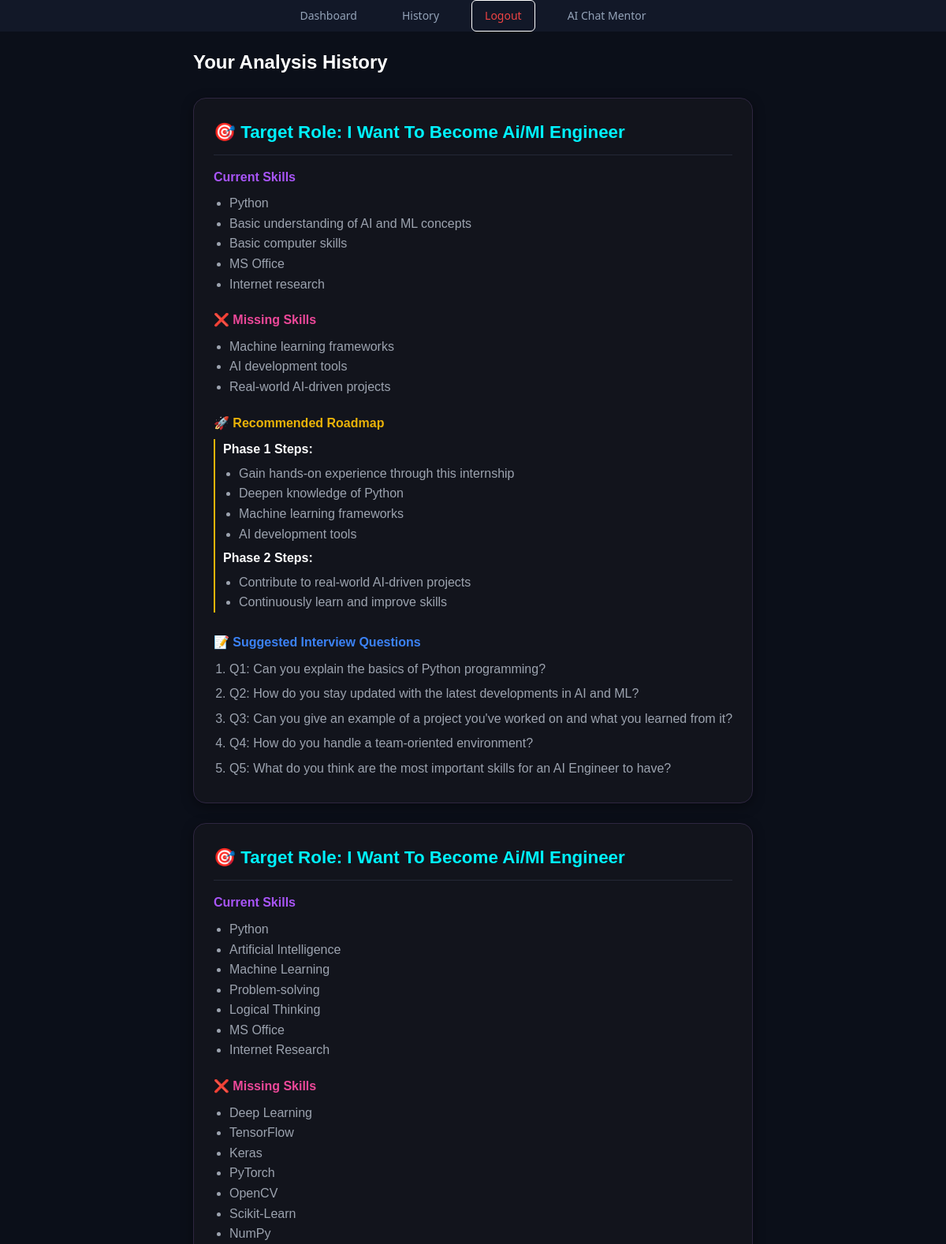
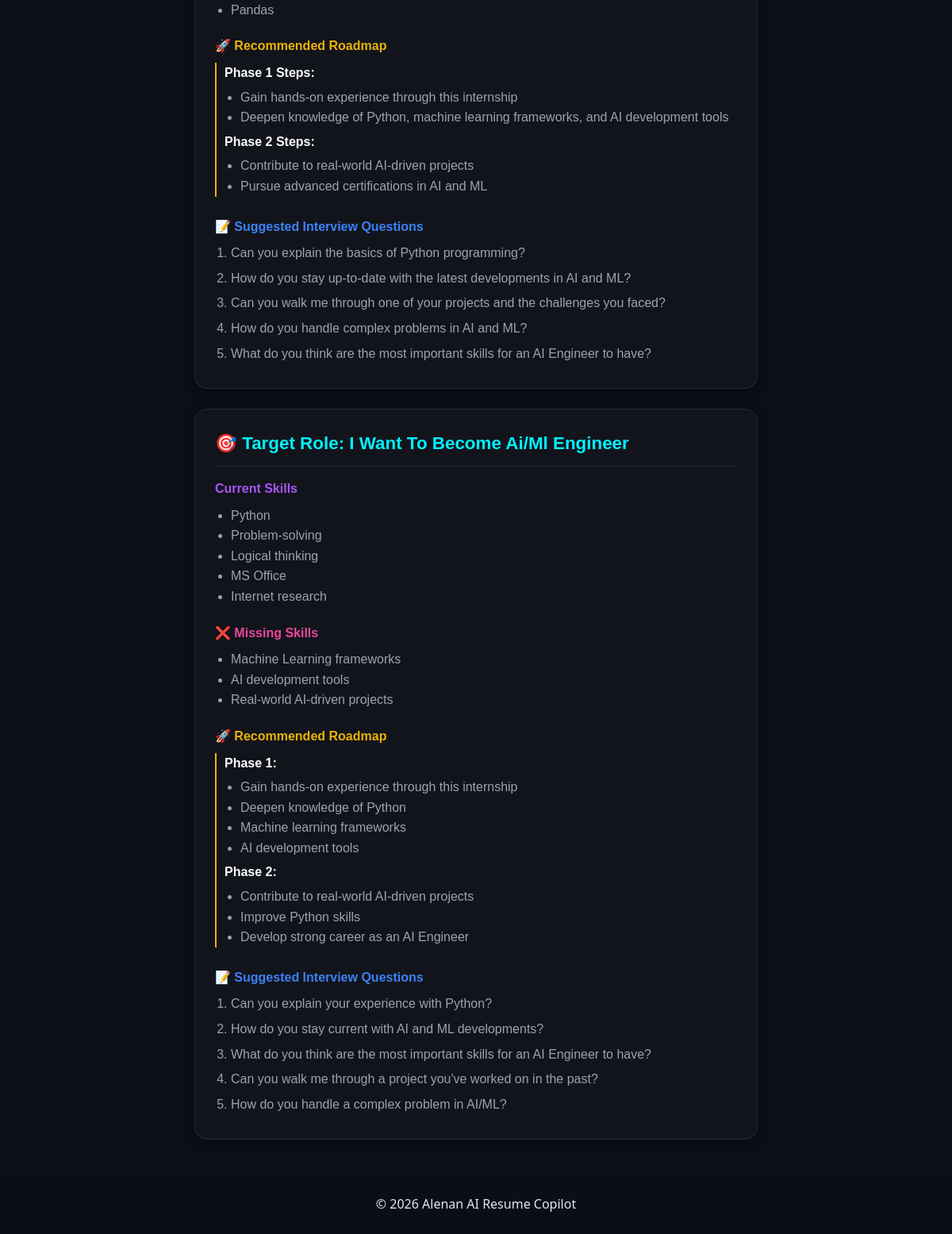
The app's page /history (signed in) with its own data (2 pictures, top to bottom).
### app/models.py (models this page shows)
class Report(Base):
    __tablename__ = "reports"
    id = Column(Integer, primary_key=True)
    user_id = Column(Integer, ForeignKey("users.id"))
    resume = Column(Text, nullable=False)
    role = Column(String(100), nullable=False)
    result = Column(Text, nullable=False)

### app/app.py (the view)
@app.route("/history")
def history():
    if "user" not in session:
        return redirect("/login")
    db = sessionLocal()
    user = db.query(User).filter_by(email=session["user"]).first()
    raw_reports = db.query(Report).filter_by(user_id=user.id).all()
    db.close()
    reports_data = []
    for report in raw_reports:
        try:
            parsed_result = json.loads(report.result)
        except Exception:
            parsed_result = {"skills": [], "missing_skills": [], "roadmap": {}, "interview_questions": []}
        reports_data.append({
            "role": report.role,
            "data": parsed_result
        })
    return render_template('history.html', reports=reports_data)

### app/templates/history.html
{% extends "base.html" %}
{% block content %}
<div class="history-container" style="padding: 20px; max-width: 850px; margin: 0 auto; font-family: 'Poppins', sans-serif;">
    <h2 style="color: #ffffff; margin-bottom: 25px; font-weight: 600;">Your Analysis History</h2>
    {% for report in reports %}
        <div style="border: 1px solid #2e2640; padding: 25px; margin-bottom: 25px; background: #12141c; border-radius: 16px; box-shadow: 0 4px 15px rgba(0,0,0,0.4);">
            <h3 style="color: #00f2fe; margin-top: 0; font-size: 1.4rem; text-transform: capitalize; border-bottom: 1px solid #242836; padding-bottom: 10px;">
                🎯 Target Role: {{ report.role }}
            </h3>
            <div style="display: flex; flex-direction: column; gap: 20px; margin-top: 15px;">
                <div>
                    <h4 style="color: #a855f7; margin: 0 0 8px 0;"> Current Skills</h4>
                    <ul style="margin: 0; padding-left: 20px; color: #9ca3af; line-height: 1.6;">
                        {% for skill in report.data.get('skills', []) %}
                            <li>{{ skill }}</li>
                        {% else %}
                            <li>No skills detected.</li>
                        {% endfor %}
                    </ul>
                </div>
                <div>
                    <h4 style="color: #ec4899; margin: 0 0 8px 0;">❌ Missing Skills</h4>
                    <ul style="margin: 0; padding-left: 20px; color: #9ca3af; line-height: 1.6;">
                        {% for m_skill in report.data.get('missing_skills', []) %}
                            <li>{{ m_skill }}</li>
                        {% else %}
                            <li>No missing skills identified!</li>
                        {% endfor %}
                    </ul>
                </div>
                <div>
                    <h4 style="color: #eab308; margin: 0 0 8px 0;">🚀 Recommended Roadmap</h4>
                    <div style="padding-left: 10px; border-left: 2px solid #eab308; margin-top: 5px;">
                        {% if report.data.get('roadmap') is mapping %}
                            {% for phase, steps in report.data.get('roadmap', {}).items() %}
                                <strong style="color: #ffffff; text-transform: capitalize; display: block; margin-top: 5px;">{{ phase }}:</strong>
                                <ul style="margin: 5px 0; padding-left: 20px; color: #9ca3af;">
                                    {% for step in steps %}
                                        <li>{{ step }}</li>
                                    {% endfor %}
                                </ul>
                            {% endfor %}
                        {% else %}
                            <p style="color: #6b7280; margin: 0;">Roadmap step-by-step detail unavailable.</p>
                        {% endif %}
                    </div>
                </div>
                <div>
                    <h4 style="color: #3b82f6; margin: 0 0 8px 0;">📝 Suggested Interview Questions</h4>
                    <ol style="margin: 0; padding-left: 20px; color: #9ca3af; line-height: 1.6;">
                        {% for q in report.data.get('interview_questions', []) %}
                            <li style="margin-bottom: 6px;">{{ q }}</li>
                        {% else %}
                            <li>No specific questions generated.</li>
                        {% endfor %}
                    </ol>
                </div>
            </div>
        </div>
    {% else %}
        <p style="color: #6b7280; text-align: center;">No history found yet. Go to Dashboard to analyze your resume!</p>
    {% endfor %}
</div>
{% endblock %}

### app/templates/base.html (shortened to what this page needs)
<!DOCTYPE html>
<html lang="en">
<head>
   <link rel="stylesheet" href="{{ url_for('static', filename='style.css') }}">
</head>
<body>
    <header>
        <div class="container">
            <nav>
                <a href="/dashboard">Dashboard</a>
                <a href="/history">History</a>
                <a href="/logout">Logout</a>
                <a href="/chat">AI Chat Mentor </a>
            </nav>
        </div>
    </header>
<main class="div container">
    {% block content %}
    {% endblock %}
</main>
<footer>
    &copy; 2026 Alenan AI Resume Copilot
</footer>
</body>
</html>

### app/static/style.css (style rules this page uses)
:root { --bg-main: #0B0F19; --bg-surface: #151B2C; --bg-surface-glow: #1E263E; --color-text: #E2E8F0; --color-muted: #94A3B8; --color-heading: #FFFFFF; --accent-primary: #38BDF8; --accent-primary-dark: #0284C7; --accent-secondary: #8B5CF6; --accent-emerald: #10B981; --accent-crimson: #EF4444; --accent-primary-glow: rgba(56, 189, 248, 0.15); --accent-emerald-glow: rgba(16, 185, 129, 0.12); --accent-secondary-glow: rgba(139, 92, 246, 0.12); --border-color: rgba(255, 255, 255, 0.08); --radius-lg: 16px; --radius-md: 10px; --shadow-main: 0 10px 30px -10px rgba(0, 0, 0, 0.7); --font-stack: 'Plus Jakarta Sans', system-ui, -apple-system, sans-serif; }
* { margin: 0; padding: 0; box-sizing: border-box; }
body { background-color: var(--bg-main); color: var(--color-text); font-family: var(--font-stack); line-height: 1.6; min-height: 100vh; display: flex; flex-direction: column; }
.container { width: 100%; max-width: 1200px; margin: 0 auto; padding: 0 24px; }
main { flex: 1; display: flex; flex-direction: column; padding-top: 40px; padding-bottom: 60px; }
header { background-color: rgba(21, 27, 44, 0.85); backdrop-filter: blur(12px); border-bottom: 1px solid var(--bordercolor); position: sticky; top: 0; z-index: 100; }
header nav { display: flex; align-items: center; justify-content: center; gap: 25px; width: 100%; padding: 0 24px; }
header nav a { color: var(--color-muted); text-decoration: none; font-size: 14px; font-weight: 500; padding: 8px 16px; border-radius: 6px; transition: all 0.25s ease; }
header nav a.btn-logout, header nav a[href*="logout"], header nav a[href*="Logout"] { border: 1px solid rgb(255, 255, 255); color: var(--accent-crimson); }
footer { border-top: 1px solid var(--bordercolor); padding: 24px 0; text-align: center; background-color: rgba(11, 15, 25, 0.5); margin-top: auto; }

### records on screen
Report: role "I Want To Become Ai/Ml Engineer", skill "Python" "Basic understanding of AI and ML concepts" "Basic computer skills" "MS Office" "Internet research", m_skill "Machine learning frameworks" "AI development tools" "Real-world AI-driven projects", items "Phase 1 Steps" "Phase 2 Steps", steps "Gain hands-on experience through this internship" "Deepen knowledge of Python" "Machine learning frameworks" "AI development tools" "Contribute to real-world AI-driven projects" "Continuously learn and improve skills", q "Q1: Can you explain the basics of Python programming?" "Q2: How do you stay updated with the latest developments in AI and ML?" "Q3: Can you give an example of a project you've worked on and what you learned from it?" "Q4: How do you handle a team-oriented environment?" "Q5: What do you think are the most important skills for an AI Engineer to have?"
Report: role "I Want To Become Ai/Ml Engineer", skill "Python" "Artificial Intelligence" "Machine Learning" "Problem-solving" "Logical Thinking" "MS Office" "Internet Research", m_skill "Deep Learning" "TensorFlow" "Keras" "PyTorch" "OpenCV" "Scikit-Learn" "NumPy" "Pandas", items "Phase 1 Steps" "Phase 2 Steps", steps "Gain hands-on experience through this internship" "Deepen knowledge of Python, machine learning frameworks, and AI development tools" "Contribute to real-world AI-driven projects" "Pursue advanced certifications in AI and ML", q "Can you explain the basics of Python programming?" "How do you stay up-to-date with the latest developments in AI and ML?" "Can you walk me through one of your projects and the challenges you faced?" "How do you handle complex problems in AI and ML?" "What do you think are the most important skills for an AI Engineer to have?"
Report: role "I Want To Become Ai/Ml Engineer", skill "Python" "Problem-solving" "Logical thinking" "MS Office" "Internet research", m_skill "Machine Learning frameworks" "AI development tools" "Real-world AI-driven projects", items "Phase 1" "Phase 2", steps "Gain hands-on experience through this internship" "Deepen knowledge of Python" "Machine learning frameworks" "AI development tools" "Contribute to real-world AI-driven projects" "Improve Python skills" "Develop strong career as an AI Engineer", q "Can you explain your experience with Python?" "How do you stay current with AI and ML developments?" "What do you think are the most important skills for an AI Engineer to have?" "Can you walk me through a project you've worked on in the past?" "How do you handle a complex problem in AI/ML?"
